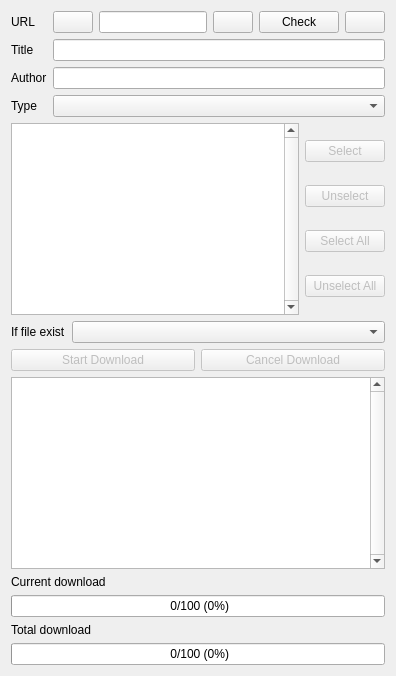
      <widget class="QWidget" name="tab_downloader">
       <property name="sizePolicy">
        <sizepolicy hsizetype="Preferred" vsizetype="Preferred">
         <horstretch>0</horstretch>
         <verstretch>0</verstretch>
        </sizepolicy>
       </property>
       <attribute name="title">
        <string>Downloader</string>
       </attribute>
       <layout class="QVBoxLayout" name="verticalLayout_2">
        <item>
         <layout class="QFormLayout" name="layout_downloader_info">
          <item row="0" column="0">
           <widget class="QLabel" name="lbl_downloader_url">
            <property name="text">
             <string>URL</string>
            </property>
           </widget>
          </item>
          <item row="0" column="1">
           <layout class="QHBoxLayout" name="layout_downloader_check">
            <item>
             <widget class="QPushButton" name="btn_downloader_url_help">
              <property name="maximumSize">
               <size>
                <width>16777215</width>
                <height>16777215</height>
               </size>
              </property>
              <property name="toolTip">
               <string>Display supported site list</string>
              </property>
              <property name="text">
               <string/>
              </property>
              <property name="icon">
               <iconset resource="resources.qrc">
                <normaloff>:/icon/question</normaloff>:/icon/question</iconset>
              </property>
             </widget>
            </item>
            <item>
             <widget class="QLineEdit" name="txt_downloader_url">
              <property name="clearButtonEnabled">
               <bool>false</bool>
              </property>
             </widget>
            </item>
            <item>
             <widget class="QPushButton" name="btn_downloader_list">
              <property name="toolTip">
               <string>Display bookmark list</string>
              </property>
              <property name="text">
               <string/>
              </property>
              <property name="icon">
               <iconset resource="resources.qrc">
                <normaloff>:/icon/list</normaloff>:/icon/list</iconset>
              </property>
             </widget>
            </item>
            <item>
             <widget class="QPushButton" name="btn_downloader_check">
              <property name="text">
               <string>Check</string>
              </property>
             </widget>
            </item>
            <item>
             <widget class="QPushButton" name="btn_downloader_bookmark">
              <property name="toolTip">
               <string>Add to bookmark</string>
              </property>
              <property name="text">
               <string/>
              </property>
              <property name="icon">
               <iconset resource="resources.qrc">
                <normaloff>:/icon/bookmark</normaloff>:/icon/bookmark</iconset>
              </property>
             </widget>
            </item>
           </layout>
          </item>
          <item row="1" column="0">
           <widget class="QLabel" name="lbl_downloader_title">
            <property name="text">
             <string>Title</string>
            </property>
           </widget>
          </item>
          <item row="1" column="1">
           <widget class="QLineEdit" name="txt_downloader_title">
            <property name="readOnly">
             <bool>true</bool>
            </property>
           </widget>
          </item>
          <item row="2" column="0">
           <widget class="QLabel" name="lbl_downloader_author">
            <property name="text">
             <string>Author</string>
            </property>
           </widget>
          </item>
          <item row="2" column="1">
           <widget class="QLineEdit" name="txt_downloader_author">
            <property name="readOnly">
             <bool>true</bool>
            </property>
           </widget>
          </item>
          <item row="3" column="0">
           <widget class="QLabel" name="lbl_downloader_type">
            <property name="sizePolicy">
             <sizepolicy hsizetype="Maximum" vsizetype="Preferred">
              <horstretch>0</horstretch>
              <verstretch>0</verstretch>
             </sizepolicy>
            </property>
            <property name="text">
             <string>Type</string>
            </property>
           </widget>
          </item>
          <item row="3" column="1">
           <widget class="QComboBox" name="cbx_downloader_type">
            <property name="sizePolicy">
             <sizepolicy hsizetype="Preferred" vsizetype="Preferred">
              <horstretch>0</horstretch>
              <verstretch>0</verstretch>
             </sizepolicy>
            </property>
           </widget>
          </item>
         </layout>
        </item>
        <item>
         <layout class="QHBoxLayout" name="layout_downloader_chapter">
          <item>
           <widget class="QListWidget" name="list_downloader_chapter">
            <property name="verticalScrollBarPolicy">
             <enum>Qt::ScrollBarAlwaysOn</enum>
            </property>
            <property name="horizontalScrollBarPolicy">
             <enum>Qt::ScrollBarAlwaysOff</enum>
            </property>
            <property name="selectionMode">
             <enum>QAbstractItemView::ExtendedSelection</enum>
            </property>
            <property name="viewMode">
             <enum>QListView::ListMode</enum>
            </property>
           </widget>
          </item>
          <item>
           <layout class="QVBoxLayout" name="layout_downloader_select">
            <item>
             <widget class="QPushButton" name="btn_downloader_select">
              <property name="enabled">
               <bool>false</bool>
              </property>
              <property name="text">
               <string>Select</string>
              </property>
             </widget>
            </item>
            <item>
             <widget class="QPushButton" name="btn_downloader_unselect">
              <property name="enabled">
               <bool>false</bool>
              </property>
              <property name="text">
               <string>Unselect</string>
              </property>
             </widget>
            </item>
            <item>
             <widget class="QPushButton" name="btn_downloader_select_all">
              <property name="enabled">
               <bool>false</bool>
              </property>
              <property name="text">
               <string>Select All</string>
              </property>
              <property name="checkable">
               <bool>false</bool>
              </property>
             </widget>
            </item>
            <item>
             <widget class="QPushButton" name="btn_downloader_unselect_all">
              <property name="enabled">
               <bool>false</bool>
              </property>
              <property name="text">
               <string>Unselect All</string>
              </property>
             </widget>
            </item>
           </layout>
          </item>
         </layout>
        </item>
        <item>
         <layout class="QFormLayout" name="layout_downloader_exist">
          <item row="0" column="0">
           <widget class="QLabel" name="lbl_downloader_file_exist">
            <property name="text">
             <string>If file exist</string>
            </property>
           </widget>
          </item>
          <item row="0" column="1">
           <widget class="QComboBox" name="cbx_downloader_file_exist"/>
          </item>
         </layout>
        </item>
        <item>
         <layout class="QHBoxLayout" name="layout_downloader_button">
          <item>
           <widget class="QPushButton" name="btn_downloader_start">
            <property name="enabled">
             <bool>false</bool>
            </property>
            <property name="text">
             <string>Start Download</string>
            </property>
            <property name="autoDefault">
             <bool>false</bool>
            </property>
            <property name="default">
             <bool>false</bool>
            </property>
            <property name="flat">
             <bool>false</bool>
            </property>
           </widget>
          </item>
          <item>
           <widget class="QPushButton" name="btn_downloader_cancel">
            <property name="enabled">
             <bool>false</bool>
            </property>
            <property name="text">
             <string>Cancel Download</string>
            </property>
           </widget>
          </item>
         </layout>
        </item>
        <item>
         <widget class="QTextBrowser" name="txt_downloader_log">
          <property name="verticalScrollBarPolicy">
           <enum>Qt::ScrollBarAlwaysOn</enum>
          </property>
         </widget>
        </item>
        <item>
         <widget class="QLabel" name="lbl_downloader_current">
          <property name="text">
           <string>Current download</string>
          </property>
         </widget>
        </item>
        <item>
         <widget class="QProgressBar" name="pgb_downloader_current">
          <property name="value">
           <number>0</number>
          </property>
          <property name="textVisible">
           <bool>true</bool>
          </property>
          <property name="invertedAppearance">
           <bool>false</bool>
          </property>
          <property name="format">
           <string> %v/%m (%p%)</string>
          </property>
         </widget>
        </item>
        <item>
         <widget class="QLabel" name="lbl_downloader_total">
          <property name="text">
           <string>Total download</string>
          </property>
         </widget>
        </item>
        <item>
         <widget class="QProgressBar" name="pgb_downloader_total">
          <property name="maximum">
           <number>100</number>
          </property>
          <property name="value">
           <number>0</number>
          </property>
          <property name="format">
           <string> %v/%m (%p%)</string>
          </property>
         </widget>
        </item>
       </layout>
      </widget>
